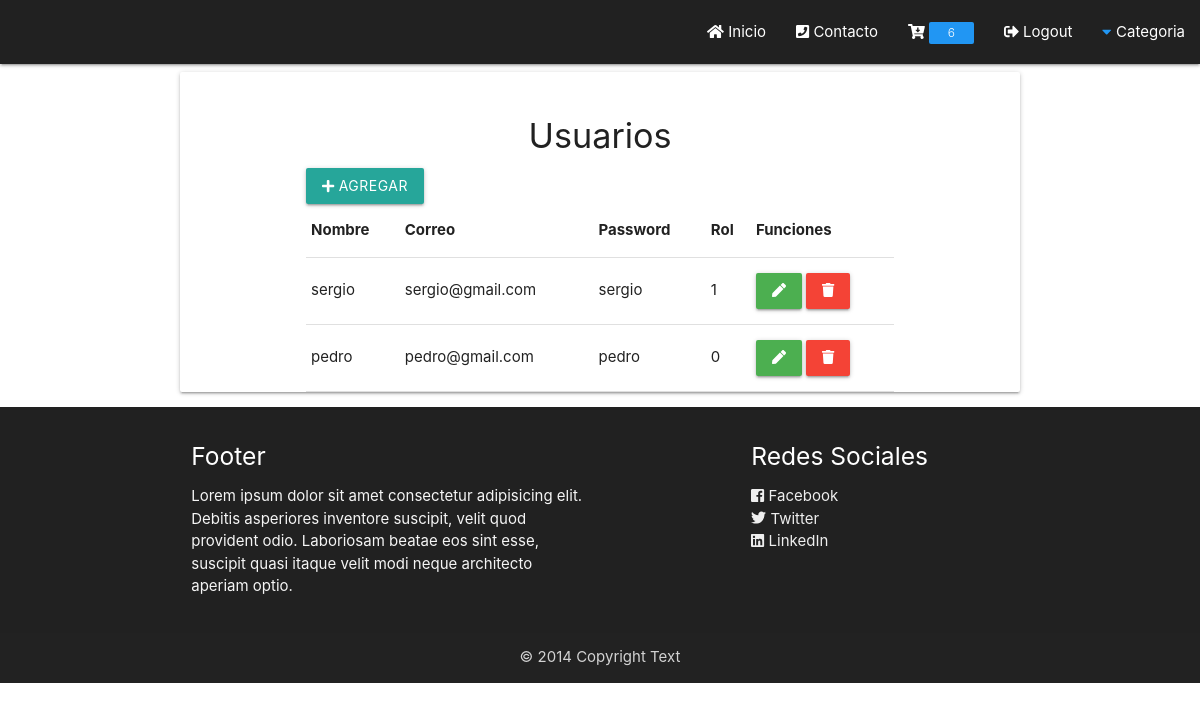
The app's page /Pag_Web/usuarios.php (signed in) with its own data.
### tables this page shows
CREATE TABLE `usuario` (
  `idUsuario` int(11) NOT NULL,
  `nombre` varchar(255) DEFAULT NULL,
  `correo` varchar(255) DEFAULT NULL,
  `pwd` varchar(255) DEFAULT NULL,
  `tipoUsr` int(11) DEFAULT NULL
);

### Pag_Web/usuarios.php (the view, shortened to what this page needs)
<!DOCTYPE html>
<html lang="en">
<?php require_once("layout/head.php"); ?>
<body>
<?php
if(isset($_SESSION["rol"]) && $_SESSION["rol"]=="admin" )
    include("layout/navbarAdmin.php");
else
    include("layout/navbarCte.php");
?>    <div class="container" id="contenido">
        <div class="card">
            <br>
            <h4 class="center">Usuarios</h4>
            <div class="container">
                <a class="btn modal-trigger" href="#modal1"><i class='fas fa-plus'></i> Agregar</a>
                <table>
                    <tr>
                        <th>Nombre</th>
                        <th>Correo</th>
                        <th>Password</th>
                        <th>Rol</th>
                        <th>Funciones</th>
                    </tr>
                    <?php
            require_once("conecta.php");
            $resultado=mysqli_query($con,"select * from usuario");
            while($fila=mysqli_fetch_array($resultado)){
                $id=$fila['idUsuario'];
                $nombre=$fila['nombre'];
                $correo=$fila['correo'];
                $pwd=$fila['pwd'];
                $tipo=$fila['tipoUsr'];
                echo"<tr>";
                echo"<td>$nombre</td>";
                echo"<td>$correo</td>";
                echo"<td>$pwd</td>";
                echo"<td>$tipo</td>";
                echo"<td><a class='btn green' href='editarUsuario.php?idUsuario=$id'><i class='fas fa-pen'></i></a>
                    <a class='btn red' href='borrarUsuario.php?idUsuario=$id'><i class='fas fa-trash'></i></a></td>";
                echo"</tr>";
            }
        ?>
                </table>
            </div>
        </div>
    </div>
    <?php include("layout/footer.php"); ?>
</body>
</html>

### records on screen
usuario: nombre "sergio", correo "sergio@gmail.com", pwd "sergio", tipoUsr "1"
usuario: nombre "pedro", correo "pedro@gmail.com", pwd "pedro", tipoUsr "0"

### other values on screen
$row["total"] "6"
